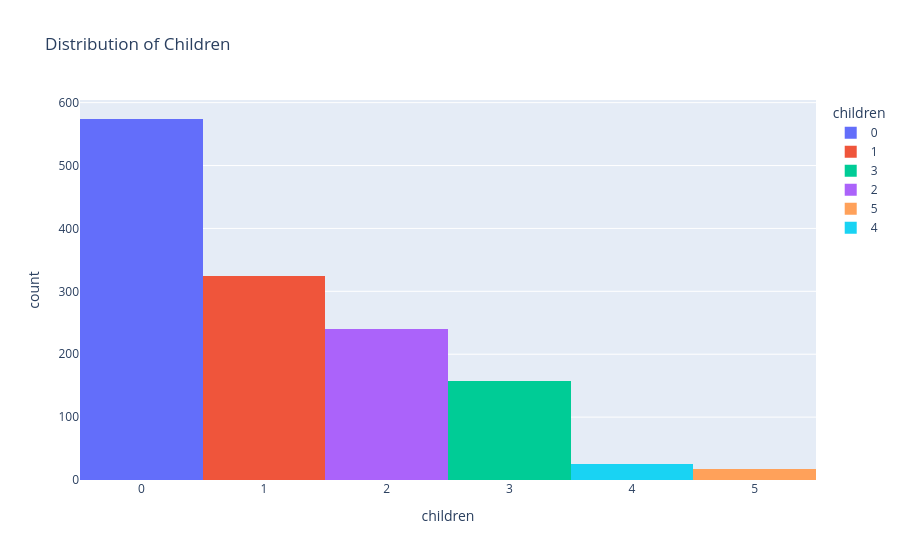

Notebook code cell kept with this figure:
### Code cell
px.histogram(
    data_frame=medical_df,
    x = 'children',
    color='children',
    title='Distribution of Children'
)

### Figure 1 — Plotly figure (JSON) as saved in the notebook; plotly's stock layout.template omitted (floating-point values rounded to 4 significant figures; data arrays with more than 128 entries replaced by an {"elided": "..."} marker saying what was removed)
{"data": [{"bingroup": "x", "hovertemplate": "children=%{x}<br>count=%{y}<extra></extra>", "legendgroup": "0", "marker": {"color": "#636efa", "pattern": {"shape": ""}}, "name": "0", "orientation": "v", "showlegend": true, "type": "histogram", "x": {"elided": "574 int values"}, "xaxis": "x", "yaxis": "y"}, {"bingroup": "x", "hovertemplate": "children=%{x}<br>count=%{y}<extra></extra>", "legendgroup": "1", "marker": {"color": "#EF553B", "pattern": {"shape": ""}}, "name": "1", "orientation": "v", "showlegend": true, "type": "histogram", "x": {"elided": "324 int values"}, "xaxis": "x", "yaxis": "y"}, {"bingroup": "x", "hovertemplate": "children=%{x}<br>count=%{y}<extra></extra>", "legendgroup": "3", "marker": {"color": "#00cc96", "pattern": {"shape": ""}}, "name": "3", "orientation": "v", "showlegend": true, "type": "histogram", "x": {"elided": "157 int values"}, "xaxis": "x", "yaxis": "y"}, {"bingroup": "x", "hovertemplate": "children=%{x}<br>count=%{y}<extra></extra>", "legendgroup": "2", "marker": {"color": "#ab63fa", "pattern": {"shape": ""}}, "name": "2", "orientation": "v", "showlegend": true, "type": "histogram", "x": {"elided": "240 int values"}, "xaxis": "x", "yaxis": "y"}, {"bingroup": "x", "hovertemplate": "children=%{x}<br>count=%{y}<extra></extra>", "legendgroup": "5", "marker": {"color": "#FFA15A", "pattern": {"shape": ""}}, "name": "5", "orientation": "v", "showlegend": true, "type": "histogram", "x": [5, 5, 5, 5, 5, 5, 5, 5, 5, 5, 5, 5, 5, 5, 5, 5, 5, 5], "xaxis": "x", "yaxis": "y"}, {"bingroup": "x", "hovertemplate": "children=%{x}<br>count=%{y}<extra></extra>", "legendgroup": "4", "marker": {"color": "#19d3f3", "pattern": {"shape": ""}}, "name": "4", "orientation": "v", "showlegend": true, "type": "histogram", "x": [4, 4, 4, 4, 4, 4, 4, 4, 4, 4, 4, 4, 4, 4, 4, 4, 4, 4, 4, 4, 4, 4, 4, 4, 4], "xaxis": "x", "yaxis": "y"}], "layout": {"barmode": "relative", "legend": {"title": {"text": "children"}, "tracegroupgap": 0}, "title": {"text": "Distribution of Children"}, "xaxis": {"anchor": "y", "categoryarray": [0, 1, 3, 2, 5, 4], "categoryorder": "array", "domain": [0, 1], "title": {"text": "children"}}, "yaxis": {"anchor": "x", "domain": [0, 1], "title": {"text": "count"}}}}
